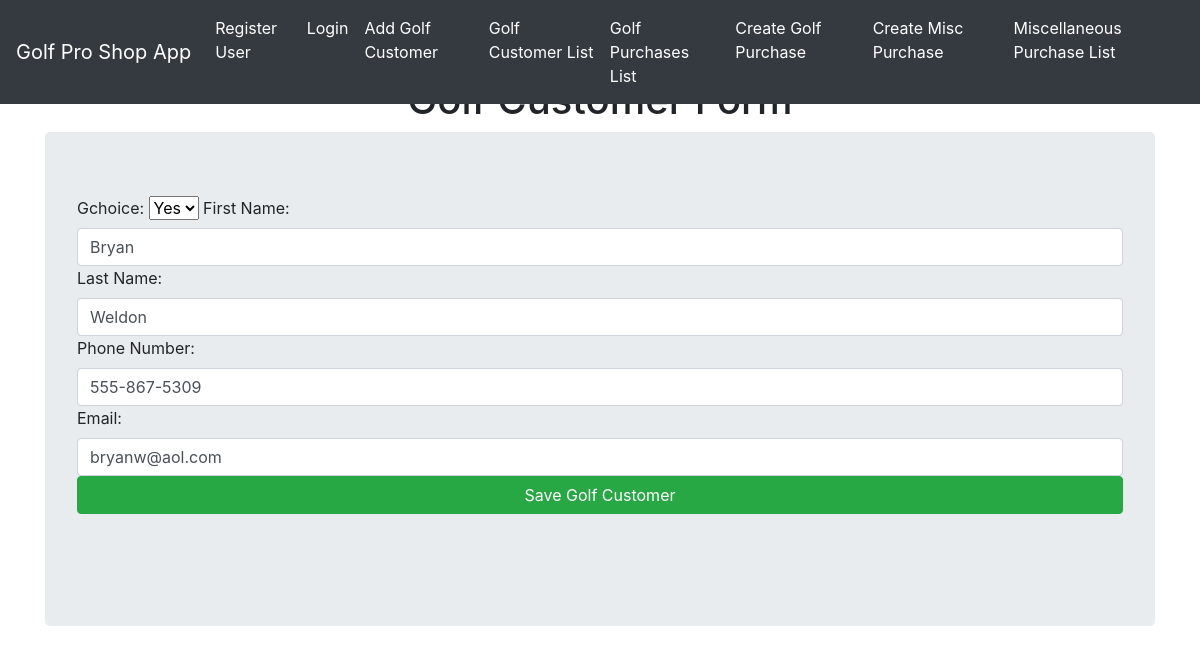
/update/1/, run on an earlier commit of the app's database.
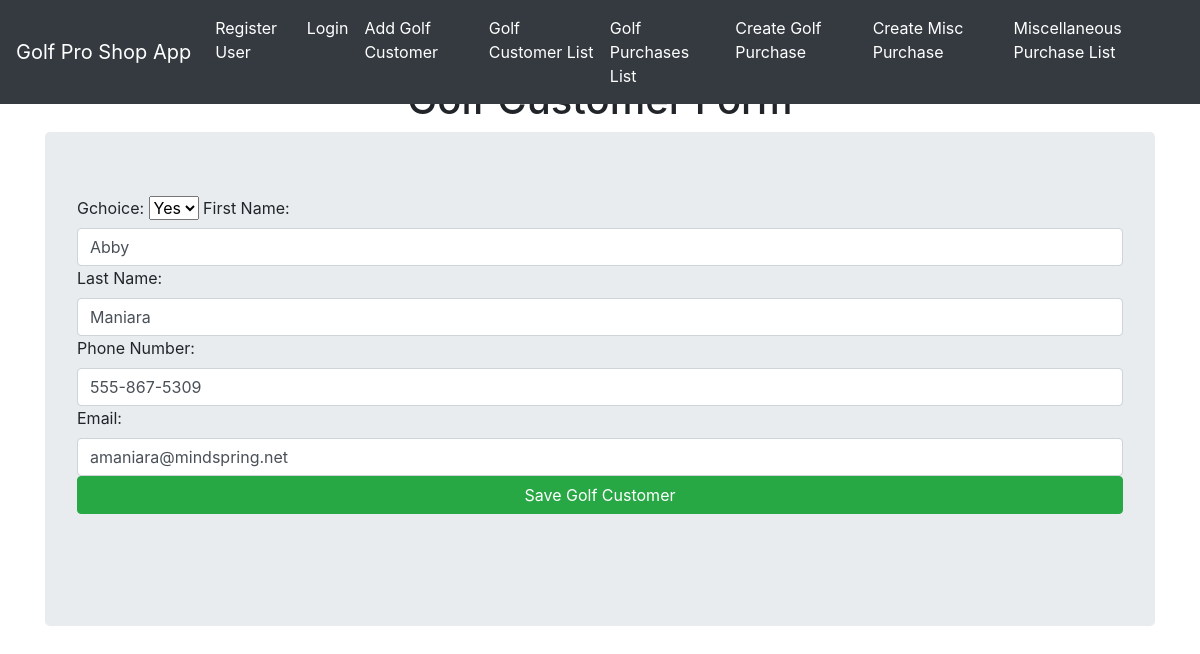
And on a later commit of the database.
### golfproapp/models.py (models this page shows)
class Customer(models.Model):
    customer_id = models.AutoField(primary_key=True)
    golferchoice=[('Y','Yes'),('N','No'),]
    gchoice = models.CharField(max_length=1, choices=golferchoice, default='Y')
    fname = models.TextField(max_length=10, default="Golfer1")
    lname = models.TextField(max_length=10, default="Golfer1Lname")
    g_phone = models.CharField(default="555-867-5309", max_length=15)
    g_email = models.CharField(default="bob.smith@aol.com", max_length=30)

### golfproapp/views.py (the view)
# urls.py: path('update/<int:customer_id>/', views.customer_update_view, name='customer_update'),
def customer_update_view(request, customer_id):
    customer = Customer.objects.get(customer_id=customer_id)
    form = CustomerForm(instance=customer)
    if request.method == 'POST':
        form = CustomerForm(request.POST, instance=customer)
        if form.is_valid():
            form.save()
            return redirect ('customer_list')
    return render(request, 'golfproapp/customer_form.html', {'form': form})

### golfproapp/forms.py
class CustomerForm(forms.ModelForm):
    class Meta:
        model = Customer
        fields = '__all__'
        labels = {
            'customer_id': 'Customer ID',
            'is_golfer': 'Golfer Yes or No',
            'fname' : 'First Name',
            'lname' : 'Last Name',
            'g_phone': 'Phone Number',
            'g_email': 'Email'
        }
        widgets = {
            'customer_id': forms.NumberInput(
                attrs={'placeholder':'e.g. 1', 'class':'form-control'}),
            'is_golfer': forms.TextInput(
                attrs={'placeholder':'e.g. Yes/No', 'class':'form-control'}),
            'fname': forms.TextInput(
                attrs={'placeholder':'e.g. Bob', 'class':'form-control'}),
            'lname': forms.TextInput(
                attrs={'placeholder':'e.g. Smith', 'class':'form-control'}),
            'g_phone': forms.TextInput(
                attrs={'placeholder':'e.g. 201-331-2412', 'class':'form-control'}),
            'g_email': forms.TextInput(
                attrs={'placeholder':'e.g. bob@aol.com', 'class':'form-control'}),
        }

### golfproapp/templates/golfproapp/customer_form.html (shortened to what this page needs)
{% extends "golfproapp/layout.html" %}
{% block content %}
<h1 class="text-center">Golf Customer Form</h1>
<form method="POST" class="jumbotron">
    {{form}}
    <button class="btn btn-success btn-block" type="submit">Save Golf Customer</button>
    <br>
    <br>
</form>
{% endblock %}

What changed in the data, as far as the page shows it:
changed Customer "Yes": fname "Bryan" → "Abby"; lname "Weldon" → "Maniara"; g_email "bryanw@aol.com" → "amaniara@mindspring.net"
